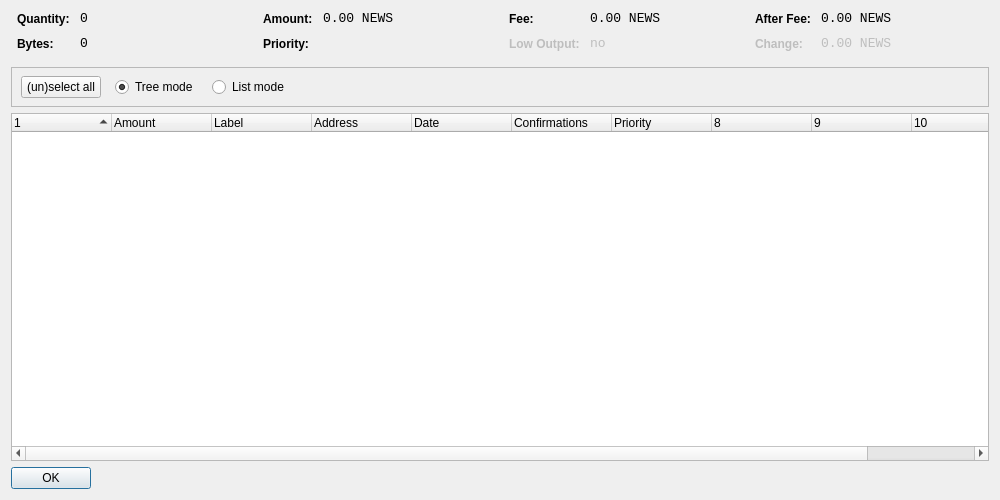
<?xml version="1.0" encoding="UTF-8"?>
<ui version="4.0">
 <class>CoinControlDialog</class>
 <widget class="QDialog" name="CoinControlDialog">
  <property name="geometry">
   <rect>
    <x>0</x>
    <y>0</y>
    <width>1000</width>
    <height>500</height>
   </rect>
  </property>
  <property name="windowTitle">
   <string>Coin Control</string>
  </property>
  <layout class="QVBoxLayout" name="verticalLayout">
   <item>
    <layout class="QHBoxLayout" name="horizontalLayoutTop" stretch="0,0,0,0">
     <property name="topMargin">
      <number>0</number>
     </property>
     <property name="bottomMargin">
      <number>10</number>
     </property>
     <item>
      <layout class="QFormLayout" name="formLayoutCoinControl1">
       <property name="horizontalSpacing">
        <number>10</number>
       </property>
       <property name="verticalSpacing">
        <number>10</number>
       </property>
       <property name="leftMargin">
        <number>6</number>
       </property>
       <property name="rightMargin">
        <number>6</number>
       </property>
       <item row="0" column="0">
        <widget class="QLabel" name="labelCoinControlQuantityText">
         <property name="styleSheet">
          <string notr="true">font-weight:bold;</string>
         </property>
         <property name="text">
          <string>Quantity:</string>
         </property>
        </widget>
       </item>
       <item row="0" column="1">
        <widget class="QLabel" name="labelCoinControlQuantity">
         <property name="font">
          <font>
           <family>Monospace</family>
           <pointsize>10</pointsize>
          </font>
         </property>
         <property name="cursor">
          <cursorShape>IBeamCursor</cursorShape>
         </property>
         <property name="contextMenuPolicy">
          <enum>Qt::ActionsContextMenu</enum>
         </property>
         <property name="text">
          <string notr="true">0</string>
         </property>
         <property name="textInteractionFlags">
          <set>Qt::LinksAccessibleByMouse|Qt::TextSelectableByKeyboard|Qt::TextSelectableByMouse</set>
         </property>
        </widget>
       </item>
       <item row="1" column="0">
        <widget class="QLabel" name="labelCoinControlBytesText">
         <property name="styleSheet">
          <string notr="true">font-weight:bold;</string>
         </property>
         <property name="text">
          <string>Bytes:</string>
         </property>
        </widget>
       </item>
       <item row="1" column="1">
        <widget class="QLabel" name="labelCoinControlBytes">
         <property name="font">
          <font>
           <family>Monospace</family>
           <pointsize>10</pointsize>
          </font>
         </property>
         <property name="cursor">
          <cursorShape>IBeamCursor</cursorShape>
         </property>
         <property name="contextMenuPolicy">
          <enum>Qt::ActionsContextMenu</enum>
         </property>
         <property name="text">
          <string notr="true">0</string>
         </property>
         <property name="textInteractionFlags">
          <set>Qt::LinksAccessibleByMouse|Qt::TextSelectableByKeyboard|Qt::TextSelectableByMouse</set>
         </property>
        </widget>
       </item>
      </layout>
     </item>
     <item>
      <layout class="QFormLayout" name="formLayoutCoinControl2">
       <property name="horizontalSpacing">
        <number>10</number>
       </property>
       <property name="verticalSpacing">
        <number>10</number>
       </property>
       <property name="leftMargin">
        <number>6</number>
       </property>
       <property name="rightMargin">
        <number>6</number>
       </property>
       <item row="0" column="0">
        <widget class="QLabel" name="labelCoinControlAmountText">
         <property name="styleSheet">
          <string notr="true">font-weight:bold;</string>
         </property>
         <property name="text">
          <string>Amount:</string>
         </property>
        </widget>
       </item>
       <item row="0" column="1">
        <widget class="QLabel" name="labelCoinControlAmount">
         <property name="font">
          <font>
           <family>Monospace</family>
           <pointsize>10</pointsize>
          </font>
         </property>
         <property name="cursor">
          <cursorShape>IBeamCursor</cursorShape>
         </property>
         <property name="contextMenuPolicy">
          <enum>Qt::ActionsContextMenu</enum>
         </property>
         <property name="text">
          <string notr="true">0.00 NEWS</string>
         </property>
         <property name="textInteractionFlags">
          <set>Qt::LinksAccessibleByMouse|Qt::TextSelectableByKeyboard|Qt::TextSelectableByMouse</set>
         </property>
        </widget>
       </item>
       <item row="1" column="0">
        <widget class="QLabel" name="labelCoinControlPriorityText">
         <property name="styleSheet">
          <string notr="true">font-weight:bold;</string>
         </property>
         <property name="text">
          <string>Priority:</string>
         </property>
        </widget>
       </item>
       <item row="1" column="1">
        <widget class="QLabel" name="labelCoinControlPriority">
         <property name="font">
          <font>
           <family>Monospace</family>
           <pointsize>10</pointsize>
          </font>
         </property>
         <property name="cursor">
          <cursorShape>IBeamCursor</cursorShape>
         </property>
         <property name="contextMenuPolicy">
          <enum>Qt::ActionsContextMenu</enum>
         </property>
         <property name="text">
          <string/>
         </property>
         <property name="textInteractionFlags">
          <set>Qt::LinksAccessibleByMouse|Qt::TextSelectableByKeyboard|Qt::TextSelectableByMouse</set>
         </property>
        </widget>
       </item>
      </layout>
     </item>
     <item>
      <layout class="QFormLayout" name="formLayoutCoinControl3">
       <property name="horizontalSpacing">
        <number>10</number>
       </property>
       <property name="verticalSpacing">
        <number>10</number>
       </property>
       <property name="leftMargin">
        <number>6</number>
       </property>
       <property name="rightMargin">
        <number>6</number>
       </property>
       <item row="0" column="0">
        <widget class="QLabel" name="labelCoinControlFeeText">
         <property name="styleSheet">
          <string notr="true">font-weight:bold;</string>
         </property>
         <property name="text">
          <string>Fee:</string>
         </property>
        </widget>
       </item>
       <item row="0" column="1">
        <widget class="QLabel" name="labelCoinControlFee">
         <property name="font">
          <font>
           <family>Monospace</family>
           <pointsize>10</pointsize>
          </font>
         </property>
         <property name="cursor">
          <cursorShape>IBeamCursor</cursorShape>
         </property>
         <property name="contextMenuPolicy">
          <enum>Qt::ActionsContextMenu</enum>
         </property>
         <property name="text">
          <string notr="true">0.00 NEWS</string>
         </property>
         <property name="textInteractionFlags">
          <set>Qt::LinksAccessibleByMouse|Qt::TextSelectableByKeyboard|Qt::TextSelectableByMouse</set>
         </property>
        </widget>
       </item>
       <item row="1" column="0">
        <widget class="QLabel" name="labelCoinControlLowOutputText">
         <property name="enabled">
          <bool>false</bool>
         </property>
         <property name="styleSheet">
          <string notr="true">font-weight:bold;</string>
         </property>
         <property name="text">
          <string>Low Output:</string>
         </property>
        </widget>
       </item>
       <item row="1" column="1">
        <widget class="QLabel" name="labelCoinControlLowOutput">
         <property name="enabled">
          <bool>false</bool>
         </property>
         <property name="font">
          <font>
           <family>Monospace</family>
           <pointsize>10</pointsize>
          </font>
         </property>
         <property name="cursor">
          <cursorShape>IBeamCursor</cursorShape>
         </property>
         <property name="contextMenuPolicy">
          <enum>Qt::ActionsContextMenu</enum>
         </property>
         <property name="text">
          <string notr="true">no</string>
         </property>
         <property name="textInteractionFlags">
          <set>Qt::LinksAccessibleByMouse|Qt::TextSelectableByKeyboard|Qt::TextSelectableByMouse</set>
         </property>
        </widget>
       </item>
      </layout>
     </item>
     <item>
      <layout class="QFormLayout" name="formLayoutCoinControl4">
       <property name="horizontalSpacing">
        <number>10</number>
       </property>
       <property name="verticalSpacing">
        <number>10</number>
       </property>
       <property name="leftMargin">
        <number>6</number>
       </property>
       <property name="rightMargin">
        <number>6</number>
       </property>
       <item row="0" column="0">
        <widget class="QLabel" name="labelCoinControlAfterFeeText">
         <property name="styleSheet">
          <string notr="true">font-weight:bold;</string>
         </property>
         <property name="text">
          <string>After Fee:</string>
         </property>
        </widget>
       </item>
       <item row="0" column="1">
        <widget class="QLabel" name="labelCoinControlAfterFee">
         <property name="font">
          <font>
           <family>Monospace</family>
           <pointsize>10</pointsize>
          </font>
         </property>
         <property name="cursor">
          <cursorShape>IBeamCursor</cursorShape>
         </property>
         <property name="contextMenuPolicy">
          <enum>Qt::ActionsContextMenu</enum>
         </property>
         <property name="text">
          <string notr="true">0.00 NEWS</string>
         </property>
         <property name="textInteractionFlags">
          <set>Qt::LinksAccessibleByMouse|Qt::TextSelectableByKeyboard|Qt::TextSelectableByMouse</set>
         </property>
        </widget>
       </item>
       <item row="1" column="0">
        <widget class="QLabel" name="labelCoinControlChangeText">
         <property name="enabled">
          <bool>false</bool>
         </property>
         <property name="styleSheet">
          <string notr="true">font-weight:bold;</string>
         </property>
         <property name="text">
          <string>Change:</string>
         </property>
        </widget>
       </item>
       <item row="1" column="1">
        <widget class="QLabel" name="labelCoinControlChange">
         <property name="enabled">
          <bool>false</bool>
         </property>
         <property name="font">
          <font>
           <family>Monospace</family>
           <pointsize>10</pointsize>
          </font>
         </property>
         <property name="cursor">
          <cursorShape>IBeamCursor</cursorShape>
         </property>
         <property name="contextMenuPolicy">
          <enum>Qt::ActionsContextMenu</enum>
         </property>
         <property name="text">
          <string notr="true">0.00 NEWS</string>
         </property>
         <property name="textInteractionFlags">
          <set>Qt::LinksAccessibleByMouse|Qt::TextSelectableByKeyboard|Qt::TextSelectableByMouse</set>
         </property>
        </widget>
       </item>
      </layout>
     </item>
    </layout>
   </item>
   <item>
    <widget class="QFrame" name="frame">
     <property name="minimumSize">
      <size>
       <width>0</width>
       <height>40</height>
      </size>
     </property>
     <property name="frameShape">
      <enum>QFrame::StyledPanel</enum>
     </property>
     <property name="frameShadow">
      <enum>QFrame::Sunken</enum>
     </property>
     <widget class="QWidget" name="horizontalLayoutWidget">
      <property name="geometry">
       <rect>
        <x>10</x>
        <y>0</y>
        <width>781</width>
        <height>41</height>
       </rect>
      </property>
      <layout class="QHBoxLayout" name="horizontalLayoutPanel" stretch="0,0,0,0,0">
       <property name="spacing">
        <number>14</number>
       </property>
       <item>
        <widget class="QPushButton" name="pushButtonSelectAll">
         <property name="sizePolicy">
          <sizepolicy hsizetype="Maximum" vsizetype="Fixed">
           <horstretch>0</horstretch>
           <verstretch>0</verstretch>
          </sizepolicy>
         </property>
         <property name="text">
          <string>(un)select all</string>
         </property>
        </widget>
       </item>
       <item>
        <widget class="QRadioButton" name="radioTreeMode">
         <property name="sizePolicy">
          <sizepolicy hsizetype="Maximum" vsizetype="Fixed">
           <horstretch>0</horstretch>
           <verstretch>0</verstretch>
          </sizepolicy>
         </property>
         <property name="text">
          <string>Tree mode</string>
         </property>
         <property name="checked">
          <bool>true</bool>
         </property>
        </widget>
       </item>
       <item>
        <widget class="QRadioButton" name="radioListMode">
         <property name="sizePolicy">
          <sizepolicy hsizetype="Maximum" vsizetype="Fixed">
           <horstretch>0</horstretch>
           <verstretch>0</verstretch>
          </sizepolicy>
         </property>
         <property name="text">
          <string>List mode</string>
         </property>
        </widget>
       </item>
       <item>
        <spacer name="horizontalSpacer">
         <property name="orientation">
          <enum>Qt::Horizontal</enum>
         </property>
         <property name="sizeHint" stdset="0">
          <size>
           <width>40</width>
           <height>20</height>
          </size>
         </property>
        </spacer>
       </item>
      </layout>
     </widget>
    </widget>
   </item>
   <item>
    <widget class="CoinControlTreeWidget" name="treeWidget">
     <property name="contextMenuPolicy">
      <enum>Qt::CustomContextMenu</enum>
     </property>
     <property name="sortingEnabled">
      <bool>false</bool>
     </property>
     <property name="columnCount">
      <number>11</number>
     </property>
     <attribute name="headerShowSortIndicator" stdset="0">
      <bool>true</bool>
     </attribute>
     <attribute name="headerStretchLastSection">
      <bool>false</bool>
     </attribute>
     <column>
      <property name="text">
       <string/>
      </property>
     </column>
     <column>
      <property name="text">
       <string>Amount</string>
      </property>
     </column>
     <column>
      <property name="text">
       <string>Label</string>
      </property>
     </column>
     <column>
      <property name="text">
       <string>Address</string>
      </property>
     </column>
     <column>
      <property name="text">
       <string>Date</string>
      </property>
     </column>
     <column>
      <property name="text">
       <string>Confirmations</string>
      </property>
      <property name="toolTip">
       <string>Confirmed</string>
      </property>
     </column>
     <column>
      <property name="text">
       <string>Priority</string>
      </property>
     </column>
     <column>
      <property name="text">
       <string/>
      </property>
     </column>
     <column>
      <property name="text">
       <string/>
      </property>
     </column>
     <column>
      <property name="text">
       <string/>
      </property>
     </column>
     <column>
      <property name="text">
       <string/>
      </property>
     </column>
    </widget>
   </item>
   <item>
    <widget class="QDialogButtonBox" name="buttonBox">
     <property name="sizePolicy">
      <sizepolicy hsizetype="Maximum" vsizetype="Fixed">
       <horstretch>0</horstretch>
       <verstretch>0</verstretch>
      </sizepolicy>
     </property>
     <property name="orientation">
      <enum>Qt::Horizontal</enum>
     </property>
     <property name="standardButtons">
      <set>QDialogButtonBox::Ok</set>
     </property>
    </widget>
   </item>
  </layout>
 </widget>
 <customwidgets>
  <customwidget>
   <class>CoinControlTreeWidget</class>
   <extends>QTreeWidget</extends>
   <header>coincontroltreewidget.h</header>
  </customwidget>
 </customwidgets>
 <resources/>
 <connections/>
</ui>
